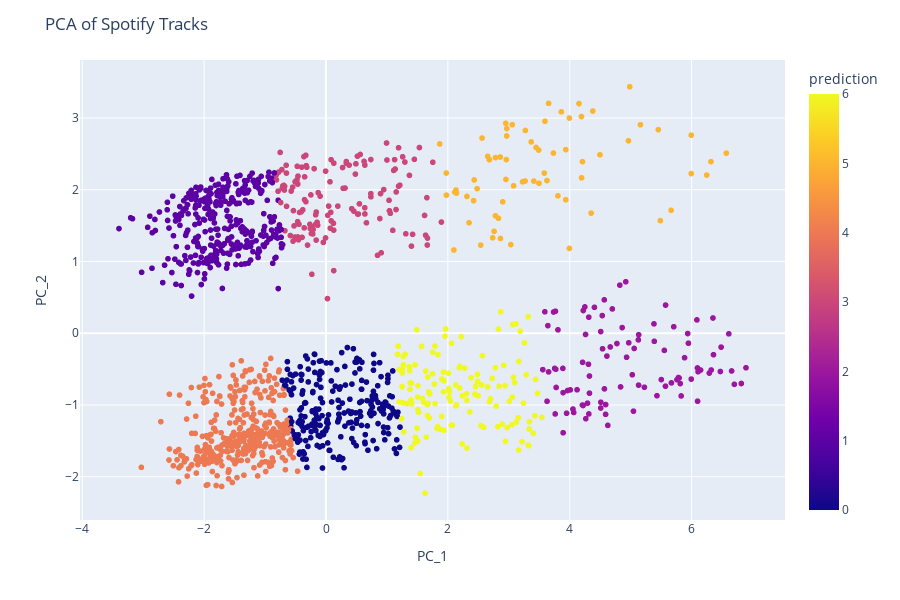

Notebook source saved alongside this figure:
### Code cell
fig = px.scatter(preds, x='PC_1', y='PC_2', hover_name='title', color="prediction")
fig.update_layout(
    height=600,
    width=900,
    title_text='PCA of Spotify Tracks'
)
fig.show()

### Figure 1 — Plotly figure (JSON) as saved in the notebook; plotly's stock layout.template omitted (floating-point values rounded to 4 significant figures; data arrays with more than 128 entries replaced by an {"elided": "..."} marker saying what was removed)
{"data": [{"hovertemplate": "<b>%{hovertext}</b><br><br>PC_1=%{x}<br>PC_2=%{y}<br>prediction=%{marker.color}<extra></extra>", "hovertext": {"elided": "1383 str values"}, "legendgroup": "", "marker": {"color": {"elided": "1383 int values"}, "coloraxis": "coloraxis", "symbol": "circle"}, "mode": "markers", "name": "", "showlegend": false, "type": "scattergl", "x": {"elided": "1383 float values"}, "xaxis": "x", "y": {"elided": "1383 float values"}, "yaxis": "y"}], "layout": {"coloraxis": {"colorbar": {"title": {"text": "prediction"}}, "colorscale": [[0, "#0d0887"], [0.1111, "#46039f"], [0.2222, "#7201a8"], [0.3333, "#9c179e"], [0.4444, "#bd3786"], [0.5556, "#d8576b"], [0.6667, "#ed7953"], [0.7778, "#fb9f3a"], [0.8889, "#fdca26"], [1, "#f0f921"]]}, "height": 600, "legend": {"tracegroupgap": 0}, "margin": {"t": 60}, "title": {"text": "PCA of Spotify Tracks"}, "width": 900, "xaxis": {"anchor": "y", "domain": [0, 1], "title": {"text": "PC_1"}}, "yaxis": {"anchor": "x", "domain": [0, 1], "title": {"text": "PC_2"}}}}
